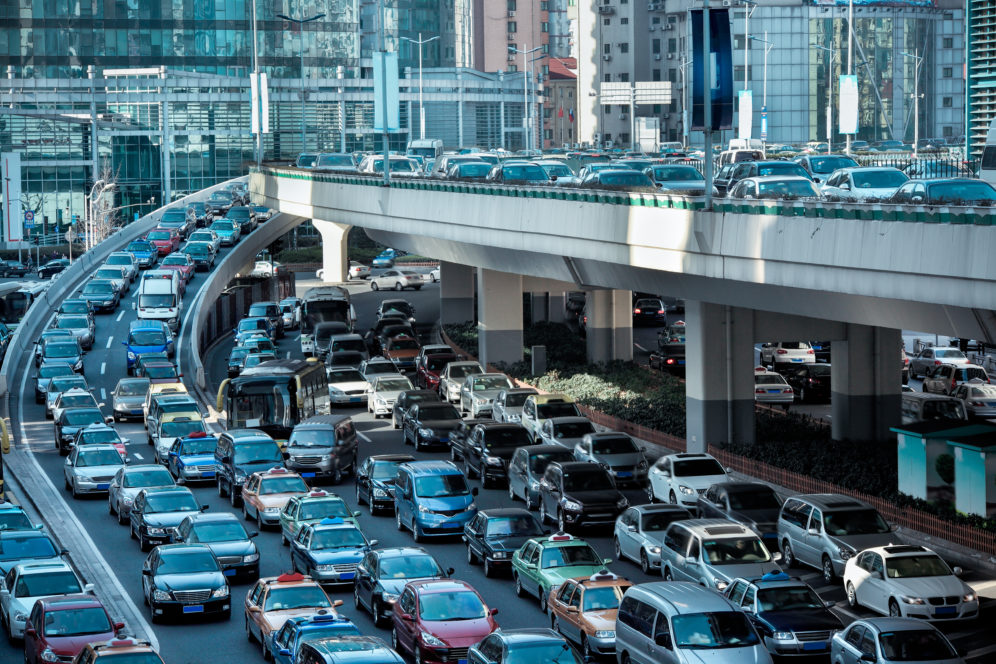
#> input picture cars.jpg, 996 x 664 px, given in place of dogs1.jpeg, which was not available
$ python SIFTcompare.py
#> lines starting #> are read from the running program, lines starting #| are printed output that depends on the picture; pictures that were not available may be replaced by others from this repository, and a replacement may not be noted
# SIFT (Scale-Invariant Feature Transform) algorithm,

import cv2
import numpy as np

# Load the two images you want to match
image1 = cv2.imread('dogs1.jpeg', cv2.IMREAD_GRAYSCALE)
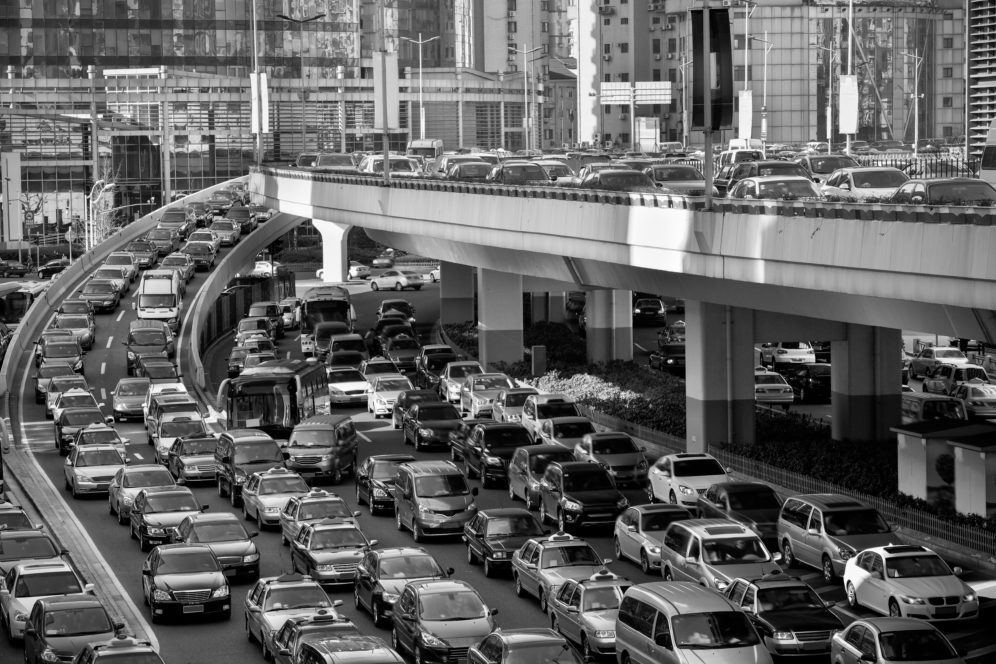
#> image1: shape (664, 996); min 0, max 255, mean 98.9
image2 = cv2.imread('dogs2.jpg', cv2.IMREAD_GRAYSCALE)
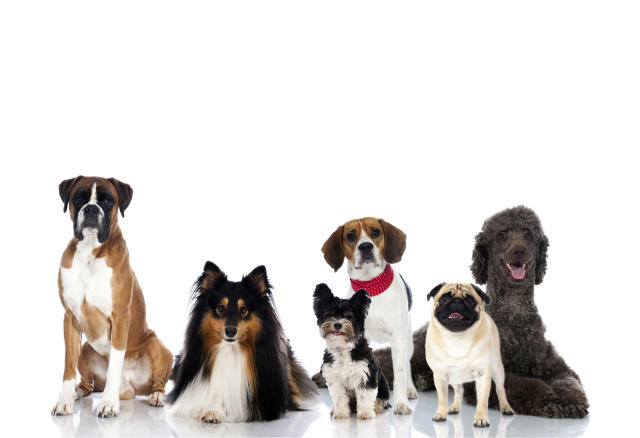
#> input picture dogs2.jpg, 640 x 438 px, found by its file name
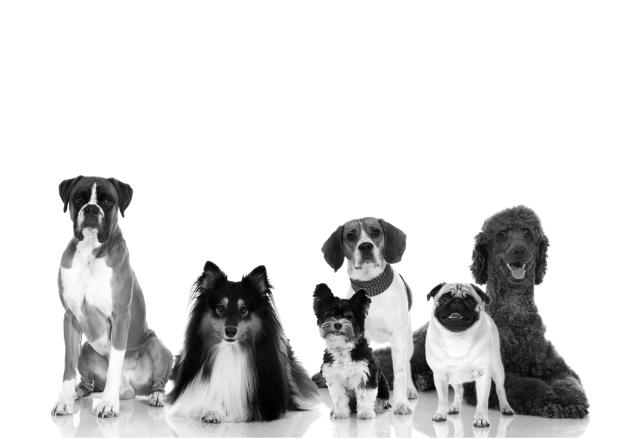
#> image2: shape (438, 640); min 0, max 255, mean 216.5

# Create a SIFT object
sift = cv2.SIFT_create()

# Find the keypoints and descriptors in both images
keypoints1, descriptors1 = sift.detectAndCompute(image1, None)
#> keypoints1 = 8511 keypoints; strongest (x, y, size): (890, 545, 2.7), (638, 311, 2.8), (670, 361, 2.9), (849, 581, 2.5)
keypoints2, descriptors2 = sift.detectAndCompute(image2, None)
#> keypoints2 = 951 keypoints; strongest (x, y, size): (328, 358, 7.1), (322, 291, 11.1), (95, 202, 43.4), (469, 391, 10.7)

# Create a BFMatcher (Brute-Force Matcher) object
bf = cv2.BFMatcher()

# Match the descriptors
matches = bf.knnMatch(descriptors1, descriptors2, k=2)  # k=2 means find the top 2 matches
#> matches = 8511 matches

# Apply ratio test
good_matches = []
for m, n in matches:
    if m.distance < 0.75 * n.distance:
        good_matches.append(m)
#> after the loop, good_matches = 76 matches

# Draw the first 10 matches
matched_image = cv2.drawMatches(image1, keypoints1, image2, keypoints2, good_matches[:10], outImg=None)
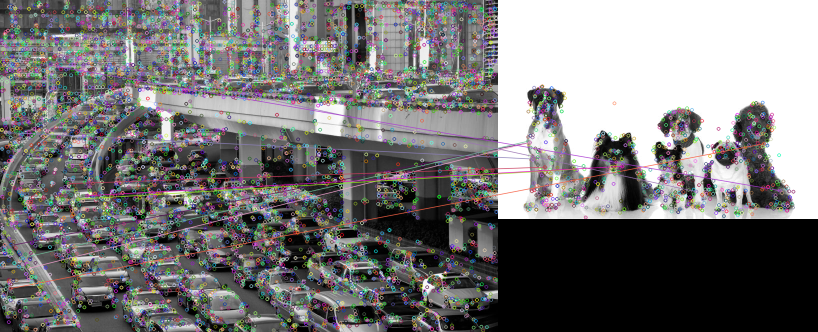
#> matched_image: shape (664, 1636, 3) (shown at 1/2 size); mean of channels 0, 1, 2 119.5, 119.1, 120.1; drawn as B, G, R

# Display the matched image
cv2.imshow('Matched Image', matched_image)
cv2.waitKey(0)
cv2.destroyAllWindows()
